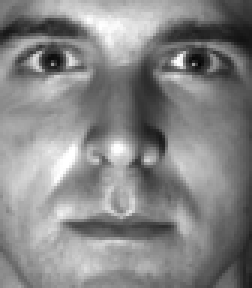
#> input picture Übung2/data/facial_images/04.pgm, 84 x 96 px, given as the content of the folder ./data/yale_faces, which was not available (shown 3 times larger)
$ python main.py
#> lines starting #> are read from the running program, lines starting #| are printed output that depends on the picture; pictures that were not available may be replaced by others from this repository, and a replacement may not be noted
### Übung2/problem2.py
import numpy as np
import os
import matplotlib.pyplot as plt
from PIL import Image
from utils import *

#
# Task 1
#
def load_faces(path, ext=".pgm"):
    """Load faces into an array (N, M),
    where N is the number of face images and
    d is the dimensionality (height*width for greyscale).

    Hint: os.walk() supposrts recursive listing of files
    and directories in a path

    Args:
        path: path to the directory with face images
        ext: extension of the image files (you can assume .pgm only)

    Returns:
        x: (N, M) array
        hw: tuple with two elements (height, width)
    """

    #
    # You code here
    #
    images = []
    img_shape = (0, 0)

    for root, dirs, files in os.walk(path):
        for file in files:
            if ext in file: # check if file is of pgm-type
                img_path = os.path.join(root, file)
                img = plt.imread(img_path)   # Read the image
                img_shape = img.shape
                img = img.flatten() # Transform 2D image into vector M = height x width
                images.append(img)

    # print("We have 760 images. We loaded succesfully:", len(images), " images")
    img_array = np.asarray(images)

    # plt.imshow(img_array[0].reshape(img_shape))  # For Debugging: The pictures have 96x84 pixels or 8064 total.
    # print("Each image has shape: ", img_shape)
    # print("\n")

    return img_array, img_shape

    # return np.random.random((16, 256)), (16, 16)

#
# Task 2
#

"""
This is a multiple-choice question
"""

class PCA(object):

    # choice of the method
    METHODS = {
                1: "SVD",
                2: "Eigendecomposition"
    }

    # choice of reasoning
    REASONING = {
                1: "it can be applied to any matrix and is more numerically stable",
                2: "it is more computationally efficient for our problem",
                3: "it allows to compute eigenvectors and eigenvalues of any matrix",
                4: "we can find the eigenvalues we need for our problem from the singular values",
                5: "we can find the singular values we need for our problem from the eigenvalues"
    }

    # [14 lines left out: function answer, not called in this run]

#
# Task 3
#

def compute_pca(X):
    """PCA implementation

    Args:
        X: (N, M) an array with N M-dimensional features

    Returns:
        u: (M, N) bases with principal components
        lmb: (N, ) corresponding variance
    """
    # Structure of X: every of the N rows has M values
    #     / - x_1 - \
    # X = | - ... - | , x_i in R^M
    #     \ - x_N - /

    # center the data by subtracting the mean
    mean_vector = X.mean(axis=0)    # axis = 0 (rows)
    # print("Shape of X matrix: ", X.shape)
    # print("Shape of mean_vector: ", mean_vector.shape)
    # print("Mean vector should have the same length as the X matrix columns")

    # (M,1)-Dimensional Vector will be broadcasted to size (M, N)
    X = X - mean_vector

    # Now we use SVD to calculate our Eigenvalues (variances) and Eigenvectors (direction of variance)
    # N x M ->

    # transpose the normalized X matrix
    X = X.T
    U, S, _ = np.linalg.svd(X, full_matrices=False)
    #  X = USV => (M,N) = (M,N) x (N,N) x (N,N)
    # print('U = {}'.format(U.shape))     # (M, N)
    # print('S = {}'.format(S.shape))     # (N, N)


    N = X.shape[1]
    # L = (1/N) * S^2
    lmb = np.square(S) / N

    # print("We have this mean Eigenvalues: ", S.size)


    # return np.random.random((100, 10)), np.random.random(10)

    # Dimenstions of output (M, N) and (N,)
    return U, lmb
#
# Task 4
#

def basis(u, s, p = 0.5):
    """Return the minimum number of basis vectors
    from matrix U such that they account for at least p percent
    of total variance.

    Hint: Do the singular values really represent the variance?

    Args:
        u: (M, M) contains principal components.
        For example, i-th vector is u[:, i]
        s: (M, ) variance along the principal components.

    Returns:
        v: (M, D) contains M principal components from N
        containing at most p (percentile) of the variance.

    """
    ##
    # Formula: argmin_D sum_i^D lambda_i >= eta * sum_i^M lambda_i
    ##

    # 1. step: calculate the sum of the lambdas (variances) for all
    #          M principal component to weight it by the given factor p
    var_sum_M = p * np.sum(s)

    # 2. step: add together principle components (Basis-Vectors) till the sum
    #          of the Eigenvalues(Lambdas) is above the sum of weighted eigenvalues
    #          from step 1
    var_sum_D = 0

    # index to iterate over -> the i where the condition is not met is D
    i = 0
    while var_sum_D < var_sum_M:
        var_sum_D += s[i]       # add new variance S[i](Lambda) of PC[i](u)
        i += 1
    D_c = i

    # print('D = ', D_c, " | var_sum_D = ", var_sum_D)

    v = u[:, :D_c] # v is the new basis of D principal components
    # print('u: ', u.shape)
    # print('v: ', v.shape)

    return v

#
# Task 5
#
def project(face_image, u):
    """Project face image to a number of principal
    components specified by num_components.

    Args:
        face_image: (N, ) vector (N=h*w) of the face
        u: (N,M) matrix containing M principal components.
        For example, (:, 1) is the second component vector.

    Returns:
        image_out: (N, ) vector, projection of face_image on
        principal components
    """
    # print('PROJECTION')
    # print('U = ', u.shape)
    # print('face_image = ', face_image.shape)

    projection = np.dot(u.T, face_image)
    # print('projection = ', projection.shape)

    reconstruction = np.dot(u, projection)
    # print('reconstruction = ', reconstruction.shape)

    image_out = reconstruction
    # [7 lines of commented-out code are left out]
    return image_out

#
# Task 6
#

"""
This is a multiple-choice question
"""
class NumberOfComponents(object):

    # choice of the method
    OBSERVATION = {
                1: "The more principal components we use, the sharper is the image",                                    # Yes -> Page 48
                2: "The fewer principal components we use, the smaller is the re-projection error",
                3: "The first principal components mostly correspond to local features, e.g. nose, mouth, eyes",
                4: "The first principal components predominantly contain global structure, e.g. complete face",
                5: "The variations in the last principal components are perceptually insignificant; these bases can be neglected in the projection"
    }

    # [8 lines left out: function answer, not called in this run]


#
# Task 7
#
def search(Y, x, u, top_n):
    """Search for the top most similar images
    based on a given number of components in their PCA decomposition.

    Args:
        Y: (N, M) centered array with N d-dimensional features
        x: (1, M) image we would like to retrieve
        u: (M, D) basis vectors. Note, we already assume D has been selected.
        top_n: integer, return top_n closest images in L2 sense.

    Returns:
        Y: (top_n, M)
    """

    # D is the number of features
    # print('Y: ', Y.shape)   # (N, D) -> flattened images
    # print('x: ', x.shape)   # (1, D) -> image to compare to
    # print('u: ', u.shape)   # (M, D) -> basis vector of D vectors
    # # number of images to retrieve that are the most similar to thegiven image x
    # print('top_n: ', top_n)

    ## inspired by: http://www.vision.jhu.edu/teaching/vision08/Handouts/case_study_pca1.pdf
    ## nicht

    # print('SEARCH')

    x_a = project(x, u)   # Get the coefficients from xa = [a_1, ..., a_D]
    # print('x_a = ', x_a.shape)

    Y_a = []

    N = Y.shape[0]
    # iterate over all N D-dimensional vectors
    for i in range(N):
        Y_a.append(project(Y[i, :], u))  # a_i coefficients of image Y[i]
    Y_a = np.asarray(Y_a)
    # print('Y_a = ', Y_a.shape)

    diff = x_a - Y_a
    norm = np.linalg.norm(diff, axis=1)
    # [13 lines of commented-out code are left out]
    min_idx = norm.argsort()[:top_n]

    # vector of images nearest to reference image
    Y_top = Y[min_idx, :]

    # return np.random.random((top_n, 256))
    return Y_top

#
# Task 8
#
# [32 lines left out: function interpolate, not called in this run]

### Übung2/utils.py
import matplotlib.pyplot as plt

def show_image(im):
    plt.imshow(im, interpolation='bilinear')


def show_images(ims, hw, size=(8, 2)):
    assert ims.shape[0] < 10, "Too many images to display"
    n = ims.shape[0]

    # visualising the result
    fig = plt.figure(figsize=size)
    for i, im in enumerate(ims):
        fig.add_subplot(1, n, i + 1)
        plt.imshow(im.reshape(*hw))

### Übung2/main.py
import matplotlib.pyplot as plt
import numpy as np

#
# Problem 1
#
import problem1 as p1

# [45 lines left out: function problem1, not called in this run]

#
# Problem 2
#
import problem2 as p2
from utils import *

def problem2():
    """Example code implementing the steps in Problem 2"""

    # Task 1
    y, hw = p2.load_faces("./data/yale_faces")
#> in load_faces, img is the input picture: shape (96, 84); min 5, max 255, mean 134.1
#> in load_faces, `img = img.flatten()`: img = 8064 values, max 255 at index 533, min 5 at index 1830, mean 134.1
#> hw = (96, 84)
    print("Loaded array: ", y.shape)
#| Loaded array:  (1, 8064)

    # Using 2 random images for testing
    test_face2 = y[0, :]
#> test_face2 has the same summary as img in load_faces
    test_face = y[-1, :]
#> test_face has the same summary as img in load_faces
    show_images(np.stack([test_face, test_face2], 0), hw, (3, 1))
#> the loop in show_images, `for i, im in enumerate(ims):` made 2 passes

    # Task 3. compute PCA
    u, lmb = p2.compute_pca(y)
#> in compute_pca, `mean_vector = X.mean(axis=0)`: mean_vector has the same summary as img in load_faces
#> in compute_pca, `X = X.T`: X = 8064 values from 0 to 0
#> in compute_pca, `U, S, _ = np.linalg.svd(X, full_matrices=False)`: U = 8064 values, max 1 at index 0, min 0 at index 1, mean 0.000124; S = [0]
#> u has the same summary as U in compute_pca; lmb = [0]

    # Tasks 4 and 5
    # percentiles of components
    ps = [0.5, 0.7, 0.8, 0.95]
    ims = []
    for i, p in enumerate(ps):
        b = p2.basis(u, lmb, p)
        ims.append(p2.project(test_face, b))
#> after the loop, ims = 4 items

    show_images(np.stack(ims, 0), hw)
#> the loop in show_images (call 2), `for i, im in enumerate(ims):` made 4 passes

    # fix some basis
    b = p2.basis(u, lmb, 0.95)
#> b = empty array

    # Task 7. Image search
    top5 = p2.search(y, test_face, b, 5)
#> in search, `x_a = project(x, u)`: x_a = 8064 values from 0 to 0
#> after the loop in search, `for i in range(N):`: Y_a = 1 item
#> in search, `norm = np.linalg.norm(diff, axis=1)`: norm = [0]
    show_images(top5, hw)

    # Taksk 8. Interpolation
    # ints = p2.interpolate(test_face2, test_face, b, 5)
    # show_images(ints, hw)

    plt.show()
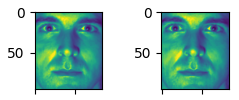
#> figure drawn by matplotlib, 2 panels
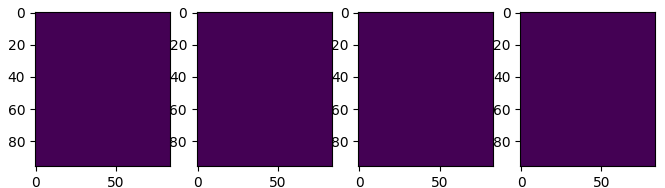
#> figure drawn by matplotlib, 4 panels

if __name__ == "__main__":
    print("Problem 1 starts here: \n")
    # problem1()
    print("Problem 2 starts here: \n")
    problem2()

$ run again, on Übung2/data/facial_images/05.pgm
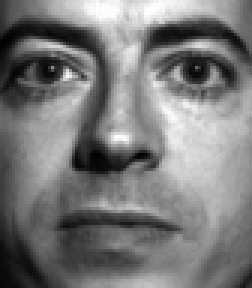
#> input picture Übung2/data/facial_images/05.pgm, 84 x 96 px, given as the content of the folder ./data/yale_faces, which was not available (shown 3 times larger)
#> in load_faces, img is the input picture: shape (96, 84); min 1, max 255, mean 121.6
#> img = 8064 values, max 255 at index 202, min 1 at index 4315, mean 121.6
#> hw = (96, 84)
#| Loaded array:  (1, 8064)
#> test_face2 has the same summary as img in load_faces
#> test_face has the same summary as img in load_faces
#> the loop in show_images, `for i, im in enumerate(ims):` made 2 passes
#> mean_vector has the same summary as img in load_faces
#> X = 8064 values from 0 to 0
#> U = 8064 values, max 1 at index 0, min 0 at index 1, mean 0.000124; S = [0]
#> in problem2, `u, lmb = p2.compute_pca(y)`: u has the same summary as U in compute_pca
#> after the loop in problem2, `for i, p in enumerate(ps):`: ims = 4 items
#> the loop in show_images (call 2), `for i, im in enumerate(ims):` made 4 passes
#> b = empty array
#> x_a = 8064 values from 0 to 0
#> after the loop in search, `for i in range(N):`: Y_a = 1 item
#> norm = [0]
#> in problem2, `plt.show()`:
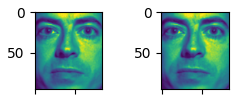
#> figure drawn by matplotlib, 2 panels
